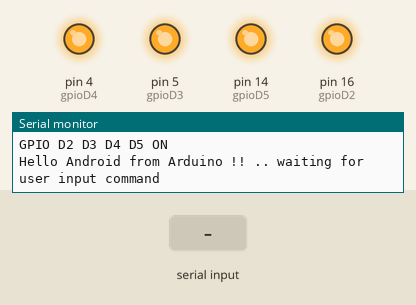
Recording of a sketch running on a simulated Arduino Uno, built with avr-gcc and run on an emulated ATmega328P. Shown: output pins drawn as LEDs (lit = HIGH), the last lines printed to the serial monitor. Inputs (shaded band) come from the test bench.

Above: at 2.0 s.
2.1 s: "FORWARD" received over Serial
At 4.15 s:
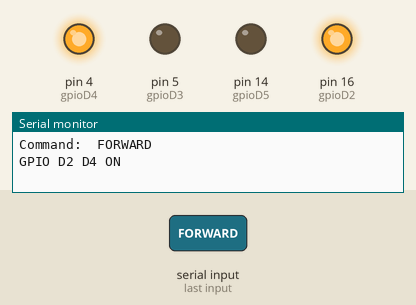
5.1 s: "REVERSE" received over Serial
At 6.45 s:
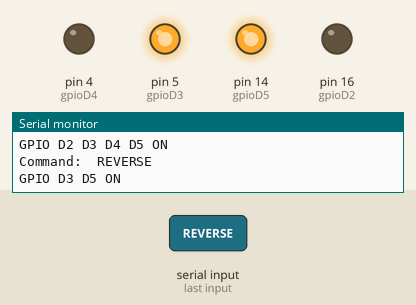
8.1 s: "LEFT" received over Serial
At 9.75 s:
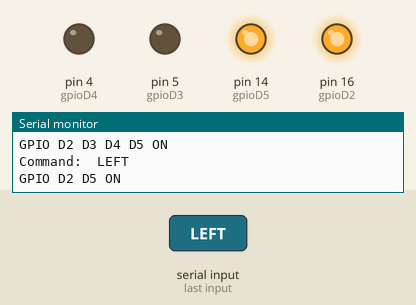
11.1 s: "RIGHT" received over Serial
At 13.05 s:
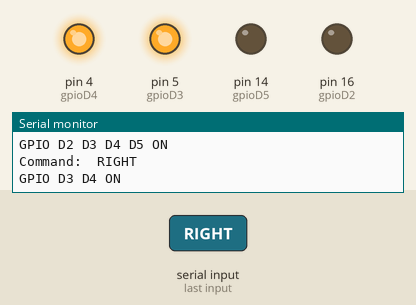
Timing chart, 0 to 14.7 s (numbered marks = the images above; inputs shaded):
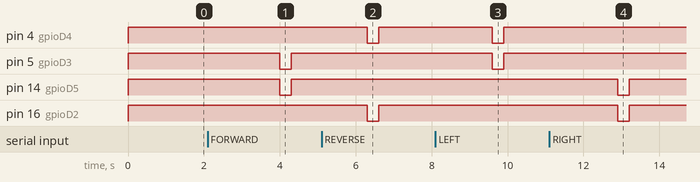

Measured:
- after the input at 2.1 s, pin 5 (gpioD3), pin 14 (gpioD5): HIGH → LOW after 1.9 s, → HIGH 0.30 s later
- after the input at 5.1 s, pin 4 (gpioD4), pin 16 (gpioD2): HIGH → LOW after 1.2 s, → HIGH 0.30 s later
- after the input at 8.1 s, pin 4 (gpioD4), pin 5 (gpioD3): HIGH → LOW after 1.5 s, → HIGH 0.30 s later
- after the input at 11.1 s, pin 14 (gpioD5), pin 16 (gpioD2): HIGH → LOW after 1.8 s, → HIGH 0.30 s later

The sketch:

Ben_Arduino_SerialTest.ino
```cpp
#include <SoftwareSerial.h>

String inputCommand;

// GPIO Pin Defs
const int gpioD2 = 16;
const int gpioD3 = 5;
const int gpioD4 = 4;
const int gpioD5 = 14;


// Auxiliar variables to store the current gpio state
String gpioD2State = "off";
String gpioD3State = "off";
String gpioD4State = "off";
String gpioD5State = "off";

void setGpioHigh()
{
              Serial.println("GPIO D2 D3 D4 D5 ON");

              digitalWrite(gpioD2, HIGH);
              digitalWrite(gpioD3, HIGH);
              digitalWrite(gpioD4, HIGH);
              digitalWrite(gpioD5, HIGH);
}

void setup()
{
  Serial.begin(115200);

  pinMode(gpioD2, OUTPUT);
  pinMode(gpioD3, OUTPUT);
  pinMode(gpioD4, OUTPUT);
  pinMode(gpioD5, OUTPUT);

  setGpioHigh();

  Serial.println("Hello Android from Arduino !! .. waiting for user input command \n");
}

void loop()
{
  delay(1000);
  if(Serial.available())
  {
    inputCommand = Serial.readString();
    //inputCommand.trim();


    if (inputCommand.equals("FORWARD"))
    {
      Serial.println("Command:  FORWARD");

      digitalWrite(gpioD2, HIGH);
      digitalWrite(gpioD3, LOW);

      digitalWrite(gpioD4, HIGH);
      digitalWrite(gpioD5, LOW);

      Serial.println("GPIO D2 D4 ON");

      delay(300);
      setGpioHigh();
    }
    else if (inputCommand.equals("REVERSE"))
    {
      Serial.println("Command:  REVERSE");

      digitalWrite(gpioD2, LOW);
      digitalWrite(gpioD3, HIGH);
      digitalWrite(gpioD4, LOW);
      digitalWrite(gpioD5, HIGH);

      Serial.println("GPIO D3 D5 ON");

      delay(300);
      setGpioHigh();
    }
    else if (inputCommand.equals("LEFT"))
    {
      Serial.println("Command:  LEFT");

      digitalWrite(gpioD2, HIGH);
      digitalWrite(gpioD3, LOW);
      digitalWrite(gpioD4, LOW);
      digitalWrite(gpioD5, HIGH);

      Serial.println("GPIO D2 D5 ON");

      delay(300);
      setGpioHigh();
    }
    else if (inputCommand.equals("RIGHT"))
    {
      Serial.println("Command:  RIGHT");

      digitalWrite(gpioD2, LOW);
      digitalWrite(gpioD3, HIGH);
      digitalWrite(gpioD4, HIGH);
      digitalWrite(gpioD5, LOW);

      Serial.println("GPIO D3 D4 ON");

      delay(300);
      setGpioHigh();
    }
    else
    {
      Serial.println("Command NOT Recognized");
      setGpioHigh();
    }
  }

}
```
